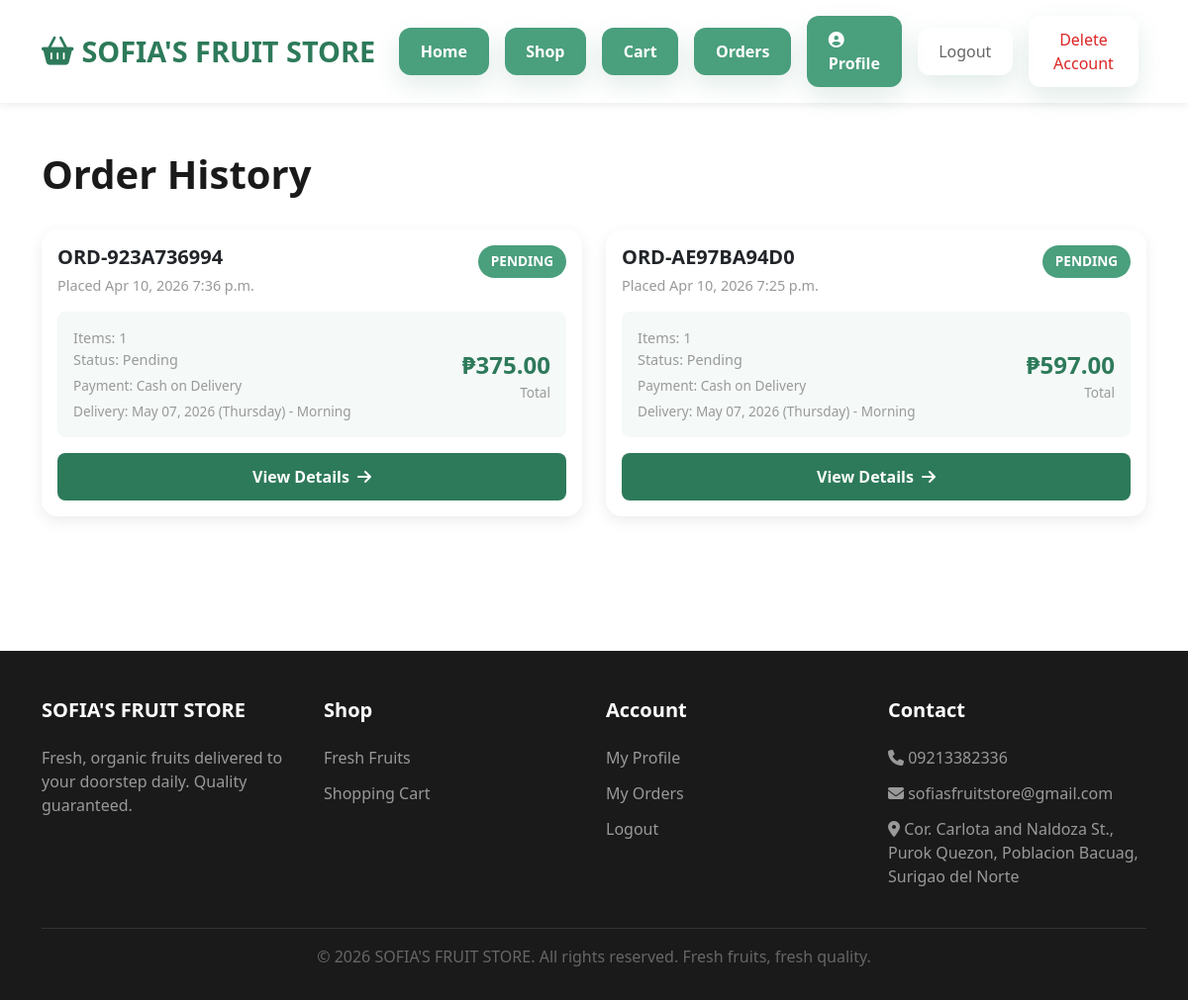
The page /orders/history/ (signed in) on the database its author committed.
### fruit_store/orders_app/models.py (models this page shows, shortened)
class Order(models.Model):
    DELIVERY_PERIOD_MORNING = 'morning'
    DELIVERY_PERIOD_AFTERNOON = 'afternoon'
    PAYMENT_METHOD_COD = 'COD'
    PAYMENT_METHOD_GCASH = 'GCASH'
    STATUS_CHOICES = [
        ('pending', 'Pending'),
        ('paid', 'Paid'),
        ('shipped', 'Shipped'),
        ('delivered', 'Delivered'),
        ('cancelled', 'Cancelled'),
    ]
    PAYMENT_METHOD_CHOICES = [
        (PAYMENT_METHOD_COD, 'Cash on Delivery'),
        (PAYMENT_METHOD_GCASH, 'GCash'),
    ]
    user = models.ForeignKey(User, on_delete=models.CASCADE)
    order_code = models.CharField(max_length=20, unique=True, blank=True)
    total_price = models.DecimalField(max_digits=10, decimal_places=2)
    payment_method = models.CharField(
        max_length=10,
        choices=PAYMENT_METHOD_CHOICES,
        default=PAYMENT_METHOD_COD,
    )
    gcash_sender_name = models.CharField(max_length=120, blank=True)
    gcash_reference = models.CharField(max_length=80, blank=True)
    customer_note = models.TextField(blank=True)
    requested_delivery_date = models.DateField()
    requested_delivery_time = models.TimeField()
    status = models.CharField(max_length=10, choices=STATUS_CHOICES, default='pending')
    created_at = models.DateTimeField(auto_now_add=True)
    updated_at = models.DateTimeField(auto_now=True)
    @property
    def can_cancel(self):
        cancellable_statuses = {'pending', 'paid'}
        return (
            self.status in cancellable_statuses
            and timezone.now() <= self.created_at + timedelta(hours=3)
        )
    @property
    def requested_delivery_day(self):
        return self.requested_delivery_date.strftime('%A')
    @property
    def requested_delivery_period(self):
        if self.requested_delivery_time < time(12, 0):
            return self.DELIVERY_PERIOD_MORNING
        return self.DELIVERY_PERIOD_AFTERNOON
    @property
    def requested_delivery_period_display(self):
        if self.requested_delivery_period == self.DELIVERY_PERIOD_MORNING:
            return 'Morning'
        return 'Afternoon'

### fruit_store/orders_app/views.py (the view)
# urls.py: path('history/', views.order_history, name='order_history'),
@login_required(login_url='accounts:login')
def order_history(request):
    try:
        orders = Order.objects.filter(user=request.user).order_by('-created_at')
    except DatabaseError:
        messages.error(
            request,
            'Your order history is temporarily unavailable while the database is being configured.'
        )
        orders = Order.objects.none()
    paginator = Paginator(orders, 10)
    page = request.GET.get('page', 1)
    orders = paginator.get_page(page)
    context = {'orders': orders}
    return render(request, 'orders/order_history.html', context)

### templates/orders/order_history.html (shortened to what this page needs)
{% extends "base.html" %}
{% block content %}
<div class="order-history-page">
<div class="container-xl">
    <h1 style="font-weight: 700; margin-bottom: 2rem; color: #1a1a1a;">Order History</h1>
    {% if orders %}
    <div class="row order-history-grid">
        {% for order in orders %}
        <div class="col-md-6 mb-4">
            <div class="card" style="border: none; box-shadow: 0 5px 15px rgba(0,0,0,0.08); border-radius: 1rem; cursor: pointer; transition: all 0.3s;"
                 onmouseover="this.style.transform='translateY(-5px)'; this.style.boxShadow='0 15px 30px rgba(0,0,0,0.15)';"
                 onmouseout="this.style.transform='translateY(0)'; this.style.boxShadow='0 5px 15px rgba(0,0,0,0.08)';">
                <div class="card-body">
                    <div style="display: flex; justify-content: space-between; align-items: flex-start; margin-bottom: 1rem;">
                        <div>
                            <h5 style="font-weight: 700; margin-bottom: 0.35rem;">{{ order.order_code }}</h5>
                            <p style="color: #999; margin: 0; font-size: 0.9rem;">Placed {{ order.created_at|date:"M d, Y P" }}</p>
                        </div>
                        <span style="background: var(--light-green); color: white; padding: 0.4rem 0.8rem; border-radius: 20px; font-size: 0.85rem; font-weight: 600;">
                            {{ order.status|upper }}
                        </span>
                    </div>
                    <div style="background: var(--light-bg); padding: 1rem; border-radius: 0.5rem; margin-bottom: 1rem; margin-top: 1rem;">
                        <div style="display: flex; justify-content: space-between; align-items: center;">
                            <div>
                                <p style="color: #999; margin: 0; font-size: 0.9rem;">Items: {{ order.orderitem_set.count }}</p>
                                <p style="color: #999; margin: 0; font-size: 0.9rem;">Status: {{ order.get_status_display }}</p>
                                <p style="color: #999; margin: 0.35rem 0 0; font-size: 0.85rem;">Payment: {{ order.get_payment_method_display }}</p>
                                <p style="color: #999; margin: 0.35rem 0 0; font-size: 0.85rem;">Delivery: {{ order.requested_delivery_date|date:"M d, Y" }} ({{ order.requested_delivery_day }}) - {{ order.requested_delivery_period_display }}</p>
                            </div>
                            <div style="text-align: right;">
                                <div style="font-size: 1.5rem; font-weight: 700; color: var(--primary-green);">₱{{ order.total_price }}</div>
                                <p style="color: #999; margin: 0; font-size: 0.85rem;">Total</p>
                            </div>
                        </div>
                    </div>
                    <div style="display: flex; gap: 0.75rem; flex-wrap: wrap;">
                        <a href="{% url 'orders:order_detail' order.id %}" class="btn-primary-custom" style="flex: 1 1 180px; justify-content: center; padding: 0.75rem;">
                            View Details
                            <i class="fas fa-arrow-right"></i>
                        </a>
                    </div>
                </div>
            </div>
        </div>
        {% endfor %}
    </div>
    {% endif %}
</div>
</div>
{% endblock %}

### templates/base.html (shortened to what this page needs)
<!DOCTYPE html>
<html lang="en">
<head>
    <link href="https://cdn.jsdelivr.net/npm/bootstrap@5.3.0/dist/css/bootstrap.min.css" rel="stylesheet">
    <link href="https://cdnjs.cloudflare.com/ajax/libs/font-awesome/6.4.0/css/all.min.css" rel="stylesheet">
</head>
<body>
    <nav class="navbar navbar-expand-lg navbar-light">
        <div class="container-xl">
            <a class="navbar-brand" href="/">
                <i class="fas fa-shopping-basket"></i>
                SOFIA'S FRUIT STORE
            </a>
            <div class="collapse navbar-collapse" id="navbarNav">
                <ul class="navbar-nav ms-auto">
                    <li class="nav-item">
                        <a class="nav-link {% if request.resolver_match.url_name == 'home' %}active{% endif %}" href="{% url 'products:home' %}">Home</a>
                    </li>
                    <li class="nav-item">
                        <a class="nav-link" href="{% url 'products:product_list' %}">Shop</a>
                    </li>
                    <li class="nav-item">
                        <a class="nav-link" href="{% url 'orders:cart' %}">Cart</a>
                    </li>
                    <li class="nav-item">
                        <a class="nav-link" href="{% url 'orders:order_history' %}">Orders</a>
                    </li>
                    {% if user.is_authenticated %}
                    <li class="nav-item">
                        <a class="nav-link {% if request.resolver_match.url_name == 'profile' %}active{% endif %}" href="{% url 'accounts:profile' %}">
                            <i class="fas fa-user-circle" style="margin-right: 0.35rem;"></i>
                            Profile
                        </a>
                    </li>
                    <li class="nav-item">
                        <form method="post" action="{% url 'accounts:logout' %}" class="logout-form">
                            <button type="submit" class="nav-link logout-link" onclick="return confirmLogout();">Logout</button>
                        </form>
                    </li>
                    <li class="nav-item">
                        <form method="post" action="{% url 'accounts:delete_account' %}" class="logout-form">
                            <button type="submit" class="nav-link logout-link delete-account-link" onclick="return confirmDeleteAccount();">Delete Account</button>
                        </form>
                    </li>
                    {% else %}
                    <li class="nav-item">
                        <a class="nav-link" href="{% url 'accounts:login' %}">Login</a>
                    </li>
                    {% endif %}
                </ul>
            </div>
        </div>
    </nav>
    {% block content %}{% endblock %}
    <footer>
        <div class="container-xl">
            <div class="row">
                <div class="col-md-3 mb-4">
                    <h5>SOFIA'S FRUIT STORE</h5>
                    <p>Fresh, organic fruits delivered to your doorstep daily. Quality guaranteed.</p>
                </div>
                <div class="col-md-3 mb-4">
                    <h5>Shop</h5>
                    <ul>
                        <li><a href="{% url 'products:product_list' %}?category=1">Fresh Fruits</a></li>
                        <li><a href="{% url 'orders:cart' %}">Shopping Cart</a></li>
                    </ul>
                </div>
                <div class="col-md-3 mb-4">
                    <h5>Account</h5>
                    <ul>
                        {% if user.is_authenticated %}
                        <li><a href="{% url 'accounts:profile' %}">My Profile</a></li>
                        <li><a href="{% url 'orders:order_history' %}">My Orders</a></li>
                        <li>
                            <form method="post" action="{% url 'accounts:logout' %}" class="logout-form">
                                <button type="submit" class="logout-link" onclick="return confirmLogout();">Logout</button>
                            </form>
                        </li>
                        {% else %}
                        <li><a href="{% url 'accounts:register' %}">Register</a></li>
                        <li><a href="{% url 'accounts:login' %}">Login</a></li>
                        {% endif %}
                    </ul>
                </div>
                <div class="col-md-3 mb-4">
                    <h5>Contact</h5>
                    <ul>
                        <li><i class="fas fa-phone"></i> 09213382336</li>
                        <li><i class="fas fa-envelope"></i> sofiasfruitstore@gmail.com</li>
                        <li><i class="fas fa-map-marker-alt"></i> Cor. Carlota and Naldoza St., Purok Quezon, Poblacion Bacuag, Surigao del Norte</li>
                    </ul>
                </div>
            </div>
            <div class="footer-bottom">
                <p>&copy; 2026 SOFIA'S FRUIT STORE. All rights reserved. Fresh fruits, fresh quality.</p>
            </div>
        </div>
    </footer>
</body>
</html>

### templates/base.html (style rules this page uses)
:root { --primary-green: #2d7a5a; --light-green: #4a9f7d; --accent-green: #1f5540; --light-bg: #f5f9f8; }
* { margin: 0; padding: 0; box-sizing: border-box; }
html, body { width: 100%; max-width: 100%; overflow-x: hidden; }
body { font-family: 'Segoe UI', Tahoma, Geneva, Verdana, sans-serif; color: #333; background-color: #fff; position: relative; }
body > * { max-width: 100%; }
.navbar { background: #fff; box-shadow: 0 2px 8px rgba(0, 0, 0, 0.08); padding: 1rem 0; position: sticky; top: 0; z-index: 100; }
.navbar-brand { font-size: 1.8rem; font-weight: 700; color: var(--primary-green) !important; display: flex; align-items: center; gap: 0.5rem; }
.navbar-brand i { font-size: 1.8rem; }
.nav-link { color: #fff !important; font-weight: 600; margin: 0 0.5rem; transition: background-color 0.3s, color 0.3s, transform 0.3s; background-color: var(--light-green); border-radius: 0.75rem; padding: 0.75rem 1.35rem !important; box-shadow: 0 10px 24px rgba(45, 122, 90, 0.14); }
.navbar-nav { margin-left: auto; align-items: center; }
.logout-form { margin: 0; }
.logout-link { background: none; border: none; color: #666 !important; font-weight: 500; margin: 0 0.5rem; padding: 0.5rem 0; cursor: pointer; transition: color 0.3s; }
.delete-account-link { color: #dc2626 !important; }
footer .logout-link { color: #999 !important; margin: 0; padding: 0; font-weight: 400; }
.btn-primary-custom { background: var(--primary-green); color: white; padding: 0.75rem 2rem; border: none; border-radius: 0.5rem; font-weight: 600; font-size: 1rem; cursor: pointer; transition: all 0.3s; display: inline-flex; align-items: center; gap: 0.5rem; text-decoration: none; }
footer { background: #1a1a1a; color: #999; padding: 3rem 0 1rem; margin-top: 4rem; }
footer h5 { color: white; font-weight: 700; margin-bottom: 1.5rem; }
footer a { color: #999; text-decoration: none; transition: color 0.3s; }
footer ul { list-style: none; padding: 0; }
footer li { margin-bottom: 0.75rem; }
.footer-bottom { border-top: 1px solid #333; padding-top: 1rem; text-align: center; color: #666; }

### templates/orders/order_history.html (style rules this page uses)
.order-history-page { padding: 3rem 0; overflow-x: clip; scrollbar-width: none; }

### rows shown on the page
Order: order_code "ORD-923A736994", created_at "Apr 10, 2026 7:36 p.m.", status "PENDING", orderitem_set.count "1", status "Pending", payment_method "Cash on Delivery", requested_delivery_date "May 07, 2026", requested_delivery_day "Thursday", requested_delivery_period_display "Morning", total_price "375.00"
Order: order_code "ORD-AE97BA94D0", created_at "Apr 10, 2026 7:25 p.m.", status "PENDING", orderitem_set.count "1", status "Pending", payment_method "Cash on Delivery", requested_delivery_date "May 07, 2026", requested_delivery_day "Thursday", requested_delivery_period_display "Morning", total_price "597.00"
